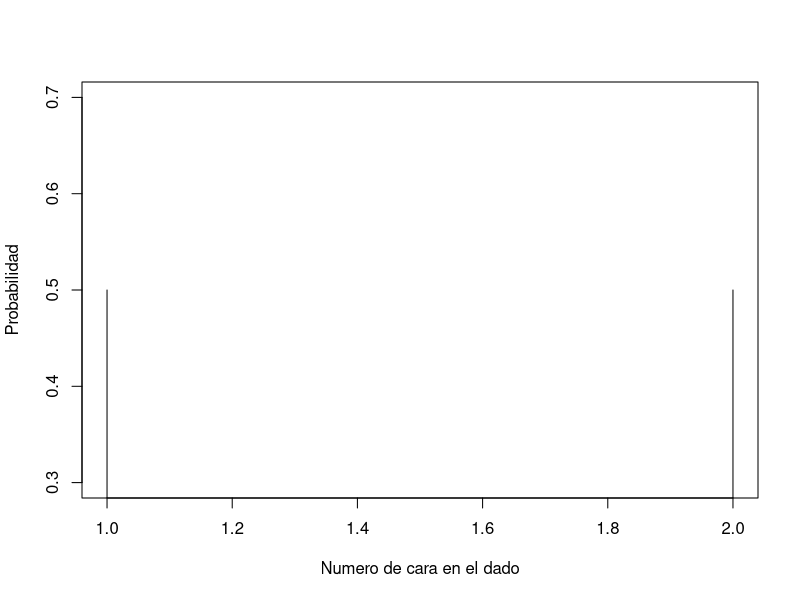
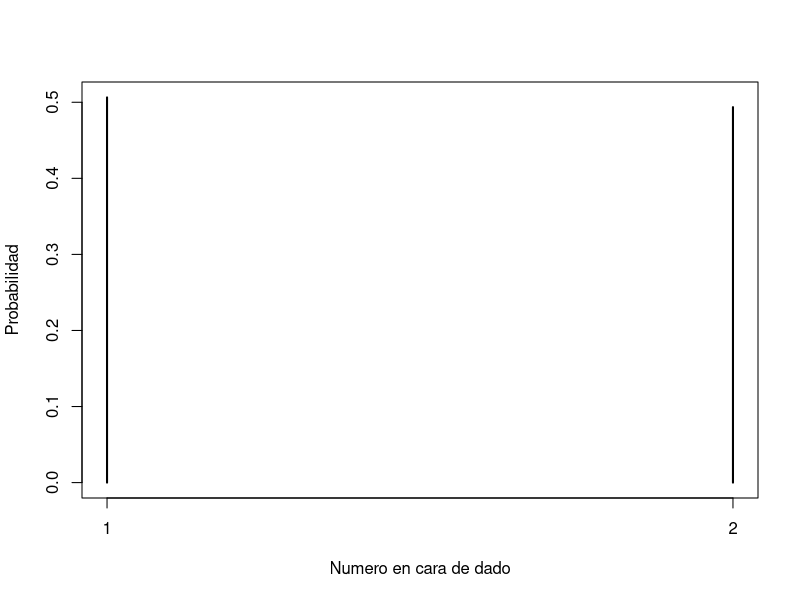
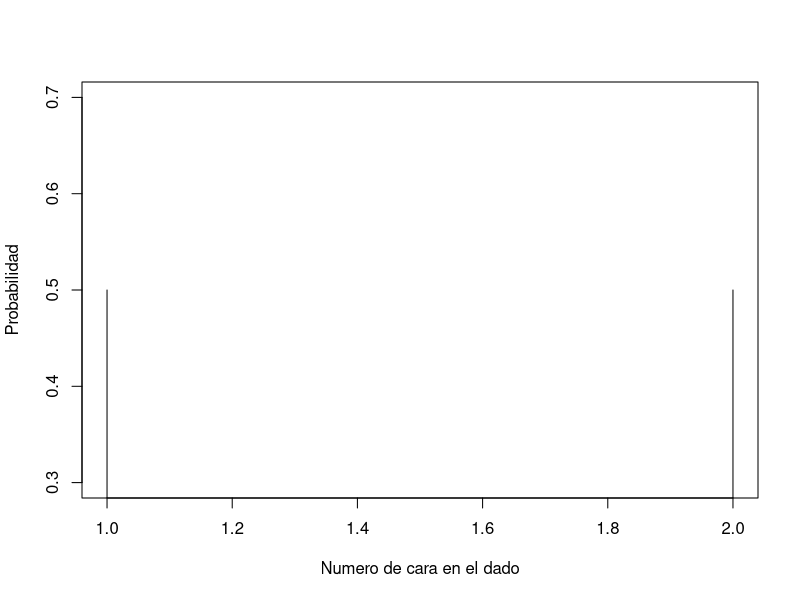

Write R code to recreate these figures, in order.
## ---- chunk 1
X <- 1:2
  probabilidad <-c(1/2, 1/2)
  plot(X, probabilidad, xlab ="Numero de cara en el dado",
        ylab = "Probabilidad",  type = "h")
## ---- chunk 2
#Calculemos la esperanza
esperanza <- sum(X*probabilidad)
esperanza
## ---- chunk 3
moneda <- sample(c(1:2), 60, replace = TRUE)
mean(moneda)
varianza <- sum((moneda - mean(moneda))**2) / 60
# Aumentamos el numero de simulaciones
moneda2 <- sample(c(1:2), 20000, replace = TRUE)
table(moneda2)
# Calculamos las probabilidades con las frecuencias relativas
round(table(moneda2)/20000, 2)
## ---- chunk 4
#Grafiquemos esas probabilidades
plot(table(moneda2)/20000, xlab = "Numero en cara de dado",
     ylab = "Probabilidad", type = "h")

plot(X, probabilidad, xlab ="Numero de cara en el dado",
        ylab = "Probabilidad",  type = "h");
